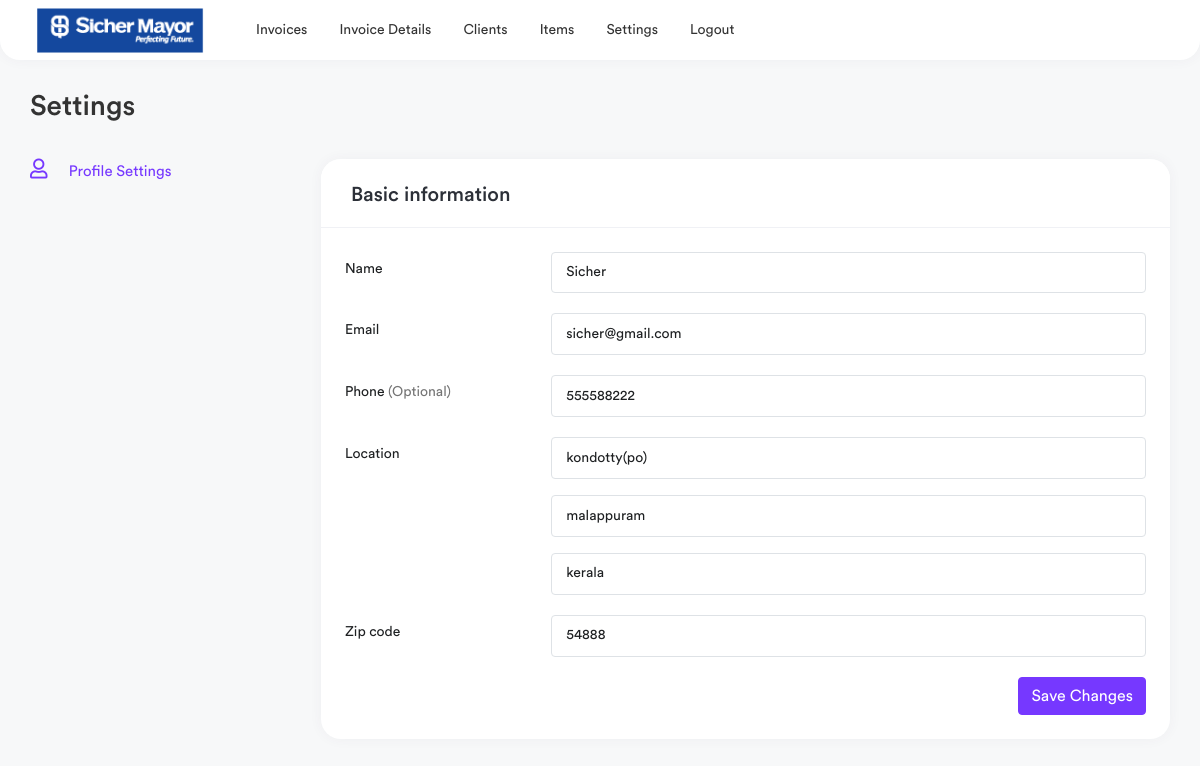
The app's page /settings (signed in) with its own data.
### invoice/models.py (models this page shows, shortened)
class FromDetails(models.Model):
    name = models.CharField(max_length=50,null=True)
    phone = models.CharField(max_length=20,null=True)
    email = models.CharField(max_length=50,null=True)
    website = models.CharField(max_length=50,null=True)
    address = models.CharField(max_length=100,null=True)
    district = models.CharField(max_length=50,null=True)
    state = models.CharField(max_length=25,null=True)
    pincode = models.CharField(max_length=15,null=True)
    class Meta:
        verbose_name_plural = ("Main Admin")

### invoice/views.py (the view, shortened to what this page needs)
# urls.py: path('settings',views.settings, name='settings'),
@login_required(login_url="/login-page/")
def settings(request):
    admin_details = FromDetails.objects.all().last()
    context = {
        "admin_details":admin_details,
    }
    return render(request,'settings.html',context)

### templates/settings.html (shortened to what this page needs)
{% extends 'base.html' %}
{% load static %}
{% block content %}
<div class="page-wrapper">
    <div class="content container-fluid">
        <div class="page-header">
            <div class="row">
                <div class="col-sm-6">
                    <h3 class="page-title">Settings</h3>
                </div>
            </div>
        </div>
        <div class="row">
            <div class="col-xl-3 col-md-4">
                <div class="widget settings-menu">
                    <ul>
                        <li class="nav-item">
                            <a href="settings.html" class="nav-link active">
                                <i class="far fa-user"></i> <span>Profile Settings</span>
                            </a>
                        </li>
                    </ul>
                </div>
            </div>
            <div class="col-xl-9 col-md-8">
                <div class="card">
                    <div class="card-header">
                        <h5 class="card-title">Basic information</h5>
                    </div>
                    <div class="card-body">
                        <form method="POST">
                            <div class="row form-group">
                                <label for="name" class="col-sm-3 col-form-label input-label">Name</label>
                                <div class="col-sm-9">
                                    <input type="text" class="form-control"
                                        value="{{admin_details.name}}" name="name">
                                </div>
                            </div>
                            <div class="row form-group">
                                <label for="email" class="col-sm-3 col-form-label input-label">Email</label>
                                <div class="col-sm-9">
                                    <input type="email" class="form-control"
                                        value="{{admin_details.email}}" name="email">
                                </div>
                            </div>
                            <div class="row form-group">
                                <label for="phone" class="col-sm-3 col-form-label input-label">Phone <span
                                        class="text-muted">(Optional)</span></label>
                                <div class="col-sm-9">
                                    <input type="text" class="form-control" value="{{admin_details.phone}}" name="phone">
                                </div>
                            </div>
                            <div class="row form-group">
                                <label for="location"
                                    class="col-sm-3 col-form-label input-label">Location</label>
                                <div class="col-sm-9">
                                    <div class="mb-3">
                                        <input type="text" class="form-control" value="{{admin_details.address}}" name="address">
                                    </div>
                                    <div class="mb-3">
                                        <input type="text" class="form-control"
                                            value="{{admin_details.district}}" name="district">
                                    </div>
                                    <input type="text" class="form-control"
                                        value="{{admin_details.state}}" name="state">
                                </div>
                            </div>
                            <div class="row form-group">
                                <label for="zipcode" class="col-sm-3 col-form-label input-label">Zip
                                    code</label>
                                <div class="col-sm-9">
                                    <input type="text" class="form-control" value="{{admin_details.pincode}}" name="pincode">
                                </div>
                            </div>
                            <div class="text-end">
                                <button type="submit" class="btn btn-primary">Save Changes</button>
                            </div>
                        </form>
                    </div>
                </div>
            </div>
        </div>
    </div>
</div>
{% endblock %}

### records on screen
FromDetails: name "Sicher", email "sicher@gmail.com", phone "555588222", address "kondotty(po)", district "malappuram", state "kerala", pincode "54888"
